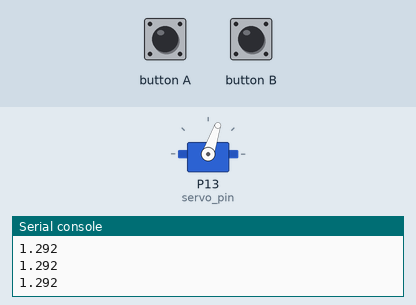
A program run on a simulated BBC micro:bit running MicroPython. On the bench: servo, the last lines printed to the serial console. The test bench sets the inputs (shaded band). Servo angles are drawn from the pulse width (0.5 ms = 0°, 2.5 ms = 180°).

Above: at 1.2 s.
1.3 s: button A pressed for 0.15 s
At 1.4 s:
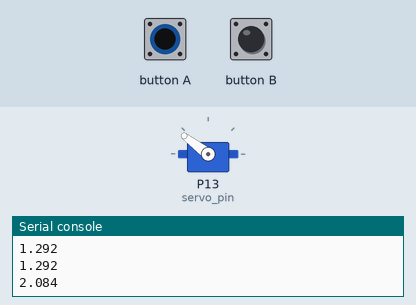
3.0 s: button B pressed for 0.15 s
At 3.11 s:
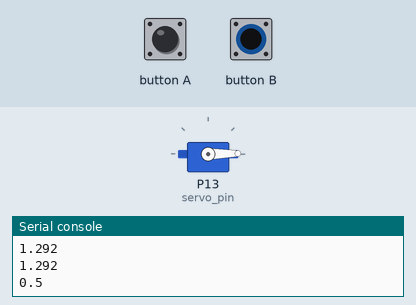
4.7 s: button B pressed for 3.2 s
At 8.2 s:
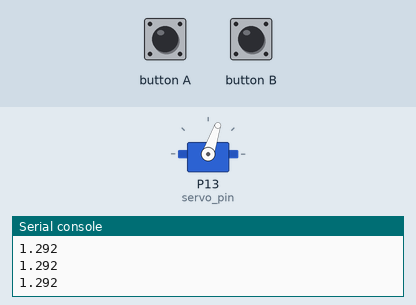
9.4 s: button A pressed for 3.2 s
At 10.8 s:
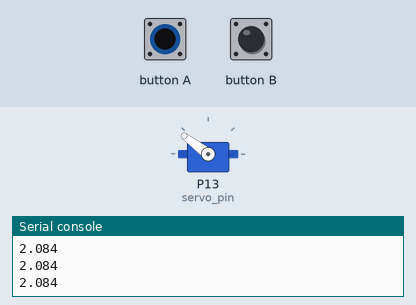
Timing chart, 0 to 14.1 s (numbered marks = the images above; inputs shaded):
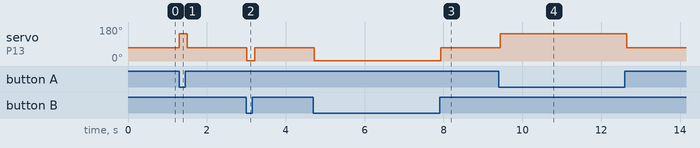

Measured:
- after the input at 1.3 s, servo on P13 (servo_pin): 71° → 143° at once, → 71° 0.20 s later
- after the input at 3.0 s, servo on P13 (servo_pin): 71° → 1° at once, → 71° 0.20 s later
- after the input at 4.7 s, servo on P13 (servo_pin): 71° → 1° at once, → 71° 3.2 s later
- after the input at 9.4 s, servo on P13 (servo_pin): 71° → 143° at once, → 71° 3.2 s later

The program:

servo_button_ab_push.py
```python
from microbit import *
# Servo control:
# 100 = 1 millisecond pulse all right
# 200 = 2 millisecond pulse all left
# 150 = 1.5 millisecond pulse center

# Set up the servo pin.
# You can choose pinX (where X is the
# number next to the pin on your board)
servo_pin = pin13 # change 13 to the pin you have the yellow/orange wire connected to
servo_pin.set_analog_period(20)
MIN_WIDTH = 0.5
MAX_WIDTH = 2.7

def move_to_angle(angle, min_angle=0, max_angle=250):
    angle = max(min_angle, angle)
    angle = min(max_angle, angle)
    width = (angle / max_angle) * (MAX_WIDTH - MIN_WIDTH) + MIN_WIDTH
    print(width)
    set_pulse(width)

def set_pulse(width):
    servo_pin.write_analog(1023 * width / 20)

while True:
    if button_a.is_pressed():
        move_to_angle(180, 180)
    elif button_b.is_pressed():
        move_to_angle(0)
    else:
        move_to_angle(90)
    sleep(100)
```
